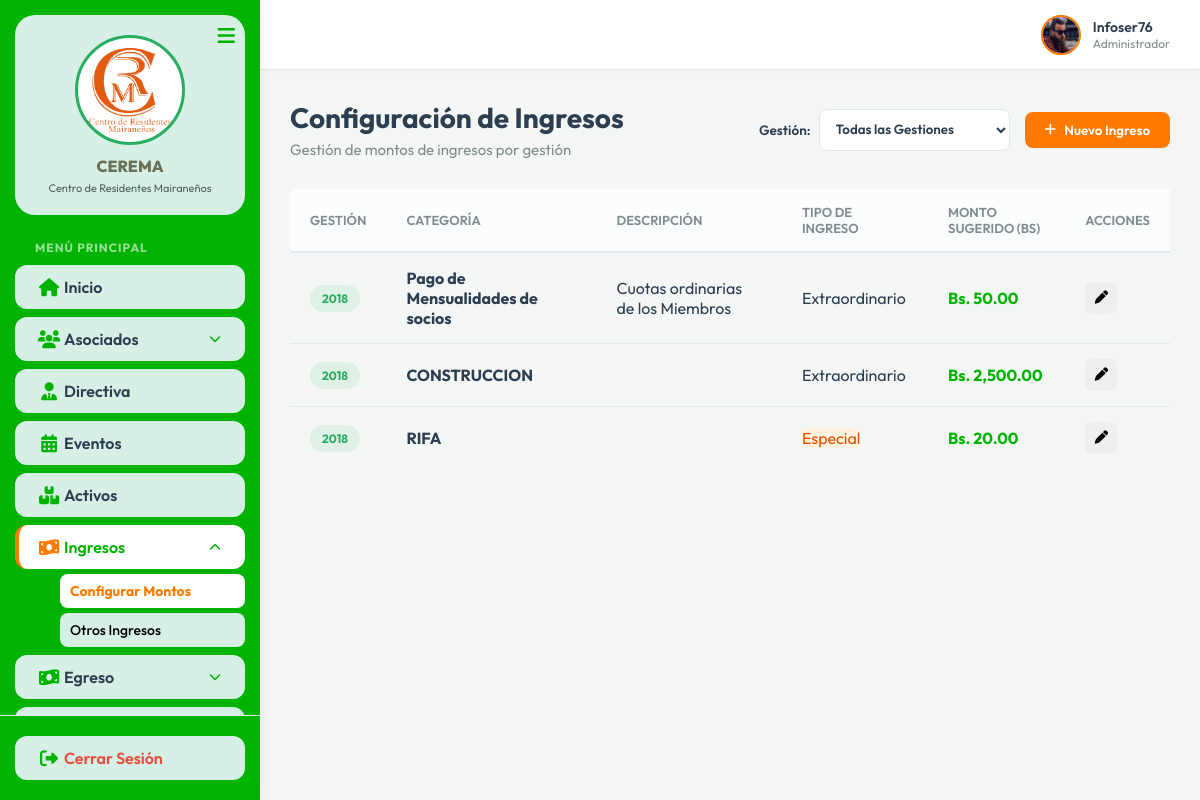
Before: /Controller/categorias_ingreso.controller.php (signed in) with the older database file.
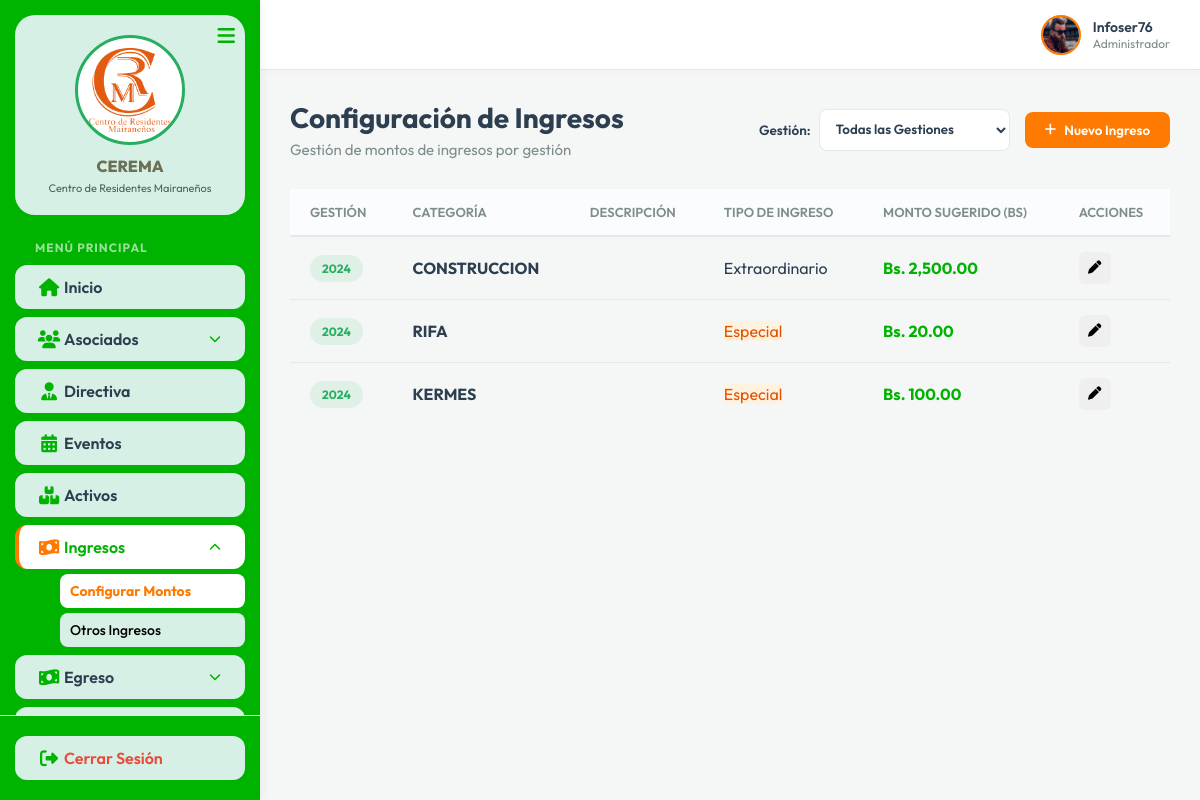
After: the same page with the newer database file.
### tables this page shows
CREATE TABLE `categorias_ingreso` (
  `id_cat_ingreso` int(11) NOT NULL AUTO_INCREMENT,
  `id_gestion` int(11) DEFAULT NULL,
  `nombre` varchar(100) NOT NULL,
  `requiere_socio` tinyint(1) NOT NULL DEFAULT 1,
  `monto_sugerido` decimal(10,2) DEFAULT 0.00,
  `descripcion` varchar(255) DEFAULT NULL,
  PRIMARY KEY (`id_cat_ingreso`)
);

CREATE TABLE `gestiones` (
  `id_gestion` int(11) NOT NULL AUTO_INCREMENT,
  `gestion` int(11) NOT NULL,
  `fecha_inicio` date NOT NULL,
  `fecha_fin` date NOT NULL,
  `estado` enum('Planificada','En Curso','Cerrada') NOT NULL DEFAULT 'Planificada',
  `created_at` timestamp NOT NULL DEFAULT current_timestamp(),
  PRIMARY KEY (`id_gestion`),
  UNIQUE KEY `gestion` (`gestion`)
);

### Controller/categorias_ingreso.controller.php (called while the page is built, shortened)
<?php
require_once __DIR__ . '/../Model/mcategorias_ingreso.php';
$database = new Database();
$db = $database->getConnection();
$categoriasModel = new CategoriasIngresoModel($db);
$queryGestiones = "SELECT * FROM gestiones ORDER BY gestion DESC";
$stmtGestiones = $db->prepare($queryGestiones);
$stmtGestiones->execute();
$gestiones_list = $stmtGestiones->fetchAll(PDO::FETCH_ASSOC);
$id_gestion_selected = isset($_GET['id_gestion']) ? $_GET['id_gestion'] : null;
if (!$id_gestion_selected) {
    foreach ($gestiones_list as $g) {
        if ($g['estado'] == 'En Curso') {
            $id_gestion_selected = $g['id_gestion'];
            break;
        }
    }
}
$stmt = $categoriasModel->getAll($id_gestion_selected);
$categorias = $stmt->fetchAll(PDO::FETCH_ASSOC);
if (empty($categorias) && !isset($_GET['id_gestion'])) {
    $id_gestion_selected = 'all';
    $stmt = $categoriasModel->getAll('all');
    $categorias = $stmt->fetchAll(PDO::FETCH_ASSOC);
}
require_once __DIR__ . '/../View/vcategorias_ingreso.php';
?>

### Model/mcategorias_ingreso.php (called while the page is built, shortened)
<?php
class CategoriasIngresoModel {
    private $conn;
    private $table_name = "categorias_ingreso";
    public function __construct($db) {
        $this->conn = $db;
    }
    public function getAll($id_gestion = null) {
        if ($id_gestion && $id_gestion !== 'all') {
            $query = "SELECT c.*, g.gestion
                      FROM " . $this->table_name . " c
                      LEFT JOIN gestiones g ON c.id_gestion = g.id_gestion
                      WHERE c.id_gestion = ? OR c.id_gestion IS NULL
                      ORDER BY c.id_cat_ingreso ASC";
            $stmt = $this->conn->prepare($query);
            $stmt->bindParam(1, $id_gestion);
        } else {
            $query = "SELECT c.*, g.gestion
                      FROM " . $this->table_name . " c
                      LEFT JOIN gestiones g ON c.id_gestion = g.id_gestion
                      ORDER BY c.id_cat_ingreso ASC";
            $stmt = $this->conn->prepare($query);
        }
        $stmt->execute();
        return $stmt;
    }
}
?>

### View/vcategorias_ingreso.php (the view, shortened to what this page needs)
<?php include 'header.php'; ?>
<div class="dashboard-header">
    <div class="header-actions" style="display: flex; justify-content: space-between; align-items: center; flex-wrap: wrap; gap: 15px;">
        <div>
            <h1 class="page-title">Configuración de Ingresos</h1>
            <p class="page-subtitle">Gestión de montos de ingresos por gestión</p>
        </div>
        <div style="display: flex; align-items: center; gap: 15px;">
            <div style="display: flex; align-items: center; gap: 8px;">
                <label for="selectGestionFilter" style="font-weight: 600; color: var(--text-main); font-size: 13.5px;">Gestión:</label>
                <select id="selectGestionFilter" onchange="window.location.href='categorias_ingreso.controller.php?id_gestion='+this.value" style="padding: 8px 12px; border: 1.5px solid var(--border-color); border-radius: var(--radius-sm); outline: none; font-family: inherit; font-weight: 600; background-color: white; color: var(--text-main); height: 42px;">
                    <option value="all" <?php echo ($id_gestion_selected === 'all') ? 'selected' : ''; ?>>Todas las Gestiones</option>
                </select>
            </div>
            <button class="btn-primary" onclick="openCreateModal()">
                <i class="fa-solid fa-plus"></i> Nuevo Ingreso
            </button>
        </div>
    </div>
</div>
<div class="card">
    <div class="table-responsive">
        <table class="data-table" style="width: 100%; border-collapse: collapse;">
            <thead>
                <tr>
                    <th>Gestión</th>
                    <th>Categoría</th>
                    <th>Descripción</th>
                    <th>Tipo de Ingreso</th>
                    <th>Monto Sugerido (Bs)</th>
                    <th>Acciones</th>
                </tr>
            </thead>
            <tbody>
                <?php foreach ($categorias as $cat): ?>
                <tr>
                    <td>
                        <span class="badge-status activo" style="font-weight: 700;">
                            <?php echo !empty($cat['gestion']) ? htmlspecialchars($cat['gestion']) : 'Todas'; ?>
                        </span>
                    </td>
                    <td><strong><?php echo htmlspecialchars($cat['nombre']); ?></strong></td>
                    <td><?php echo htmlspecialchars($cat['descripcion']); ?></td>
                    <td>
                        <?php if ($cat['requiere_socio'] == 1): ?>
                            <span class="status-badge status-pagado">Extraordinario</span>
                        <?php elseif ($cat['requiere_socio'] == 2): ?>
                            <span class="status-badge" style="background: #fff3e0; color: #e65100;">Especial</span>
                        <?php else: ?>
                            <span class="status-badge status-pendiente">Genérico</span>
                        <?php endif; ?>
                    </td>
                    <td style="font-weight: bold; color: #00B300;">Bs. <?php echo number_format($cat['monto_sugerido'], 2); ?></td>
                    <td>
                        <div class="action-buttons">
                            <button class="btn-icon btn-edit" onclick="editCategoria(<?php echo $cat['id_cat_ingreso']; ?>)" title="Configurar Monto">
                                <i class="fa-solid fa-pen"></i>
                            </button>
                        </div>
                    </td>
                </tr>
                <?php endforeach; ?>
            </tbody>
        </table>
    </div>
</div>
<link rel="stylesheet" href="../css/mensualidad.css">
<?php include 'footer.php'; ?>

### View/header.php (shortened to what this page needs)
<!DOCTYPE html>
<html lang="es">
<head>
    <link rel="stylesheet" href="../css/outfit.css">
    <link rel="stylesheet" href="../css/font-awesome/css/all.min.css">
    <link rel="stylesheet" href="../css/style.css">
</head>
<body>
    <div class="app-container">
        <aside class="sidebar" id="sidebar">
            <div class="sidebar-header-card">
                <div class="logo-box">
                    <img src="../imagenes/institucinal/logo.png" alt="CEREMA Logo" class="sidebar-logo-img">
                </div>
                <h3 class="sidebar-title">CEREMA</h3>
                <p class="sidebar-subtitle">Centro de Residentes Mairaneños</p>
                <button class="toggle-btn" id="toggle-btn">
                    <i class="fa-solid fa-bars"></i>
                </button>
            </div>
            <nav class="sidebar-nav">
                <div class="nav-heading">MENÚ PRINCIPAL</div>
                <?php
                $current_page = basename($_SERVER['PHP_SELF']);
                $is_socios = ($current_page == 'socio.controller.php');
                $is_mensualidad = ($current_page == 'mensualidad.controller.php');
                $is_aporte = ($current_page == 'aporte.controller.php');
                $is_aporte_especial = ($current_page == 'aporte_especial.controller.php');
                $is_cuota_inicial = ($current_page == 'cuota_inicial.controller.php');
                $is_evento = ($current_page == 'evento.controller.php');
                $is_categorias_ingreso = ($current_page == 'categorias_ingreso.controller.php');
                $is_otro_ingreso = ($current_page == 'otro_ingreso.controller.php');
                $is_sueldo = ($current_page == 'sueldo.controller.php');
                $is_servicio = ($current_page == 'servicio.controller.php');
                $is_otro_gasto = ($current_page == 'otro_gasto.controller.php');
                $is_egreso_ext = ($current_page == 'egreso_extraordinario.controller.php');
                $is_egreso_esp = ($current_page == 'egreso_especial.controller.php');
                $is_activo = ($current_page == 'activo.controller.php');
                $is_reporte = ($current_page == 'reporte.controller.php');
                ?>
                <ul class="nav-list">
                    <li class="nav-item <?php echo ($current_page == 'dashboard.php') ? 'active' : ''; ?>">
                        <a href="../View/dashboard.php" class="nav-link">
                            <i class="fa-solid fa-house"></i>
                            <span class="nav-text">Inicio</span>
                        </a>
                    </li>
                    <li class="nav-item has-submenu <?php echo ($is_socios || $is_mensualidad || $is_aporte || $is_aporte_especial || $is_cuota_inicial) ? 'active open' : ''; ?>">
                        <a href="#" class="nav-link">
                            <i class="fa-solid fa-users"></i>
                            <span class="nav-text">Asociados</span>
                            <i class="fa-solid fa-chevron-down submenu-icon" style="margin-left: auto; font-size: 12px; color: #00B300;"></i>
                        </a>
                    </li>
                    <li class="nav-item <?php echo ($current_page == 'directiva.controller.php') ? 'active' : ''; ?>">
                        <a href="../Controller/directiva.controller.php" class="nav-link">
                            <i class="fa-solid fa-user-tie"></i>
                            <span class="nav-text">Directiva</span>
                        </a>
                    </li>
                    <li class="nav-item <?php echo ($is_evento) ? 'active' : ''; ?>">
                        <a href="../Controller/evento.controller.php" class="nav-link">
                            <i class="fa-solid fa-calendar-days"></i>
                            <span class="nav-text">Eventos</span>
                        </a>
                    </li>
                    <li class="nav-item <?php echo ($is_activo) ? 'active' : ''; ?>">
                        <a href="../Controller/activo.controller.php" class="nav-link">
                            <i class="fa-solid fa-boxes-stacked"></i>
                            <span class="nav-text">Activos</span>
                        </a>
                    </li>
                    <li class="nav-item has-submenu <?php echo ($is_categorias_ingreso || $is_otro_ingreso) ? 'active open' : ''; ?>">
                        <a href="#" class="nav-link">
                            <i class="fa-solid fa-money-bill-wave"></i>
                            <span class="nav-text">Ingresos</span>
                            <i class="fa-solid fa-chevron-down submenu-icon" style="margin-left: auto; font-size: 12px; color: #00B300;"></i>
                        </a>
                        <ul class="nav-submenu">
                            <li><a href="../Controller/categorias_ingreso.controller.php" class="submenu-link <?php echo $is_categorias_ingreso ? 'active' : ''; ?>">Configurar Montos</a></li>
                            <li><a href="../Controller/otro_ingreso.controller.php" class="submenu-link <?php echo $is_otro_ingreso ? 'active' : ''; ?>">Otros Ingresos</a></li>
                        </ul>
                    </li>
                    <li class="nav-item has-submenu <?php echo ($is_servicio || $is_sueldo || $is_otro_gasto || $is_egreso_ext || $is_egreso_esp) ? 'active open' : ''; ?>">
                        <a href="#" class="nav-link">
                            <i class="fa-solid fa-money-bill-wave"></i>
                            <span class="nav-text">Egreso</span>
                            <i class="fa-solid fa-chevron-down submenu-icon" style="margin-left: auto; font-size: 12px; color: #00B300;"></i>
                        </a>
                    </li>
                    <li class="nav-item has-submenu <?php echo ($is_reporte) ? 'active open' : ''; ?>">
                        <a href="#" class="nav-link">
                        </a>
                    </li>
                </ul>
            </nav>
            <div class="sidebar-footer">
                <a href="../Controller/login.controller.php?action=logout" class="nav-link logout">
                    <i class="fa-solid fa-right-from-bracket"></i>
                    <span class="nav-text">Cerrar Sesión</span>
                </a>
            </div>
        </aside>
        <main class="main-content">
            <header class="topbar">
                <div class="topbar-actions">
                    <div class="user-profile">
                        <img src="../img/avatar.png" alt="Perfil">
                        <div class="user-info">
                            <span class="user-name"><?php echo isset($_SESSION['nombre_usuario']) ? htmlspecialchars($_SESSION['nombre_usuario']) : 'Admin (Desarrollo)'; ?></span>
                            <span class="user-role"><?php echo isset($_SESSION['rol']) ? htmlspecialchars($_SESSION['rol']) : 'Presidente'; ?></span>
                        </div>
                    </div>
                </div>
            </header>
            <div class="content-wrapper">

### View/footer.php (shortened to what this page needs)
            </div>
        </main>
    </div>
</body>
</html>

### View/vcategorias_ingreso.php (style rules this page uses)
.data-table th { padding: 15px 20px; text-align: left; }
.data-table td { padding: 15px 20px; vertical-align: middle; }

Changed rows visible on the page:
removed categorias_ingreso: id_gestion.gestion "2018", nombre "Pago de Mensualidades de socios", descripcion "Cuotas ordinarias de los Miembros", requiere_socio "Extraordinario", monto_sugerido "50.00"
changed through a linked row, categorias_ingreso "CONSTRUCCION": id_gestion.gestion "2018" → "2024"
changed through a linked row, categorias_ingreso "RIFA": id_gestion.gestion "2018" → "2024"
added categorias_ingreso: id_gestion.gestion "2024", nombre "KERMES", requiere_socio "Especial", monto_sugerido "100.00"
